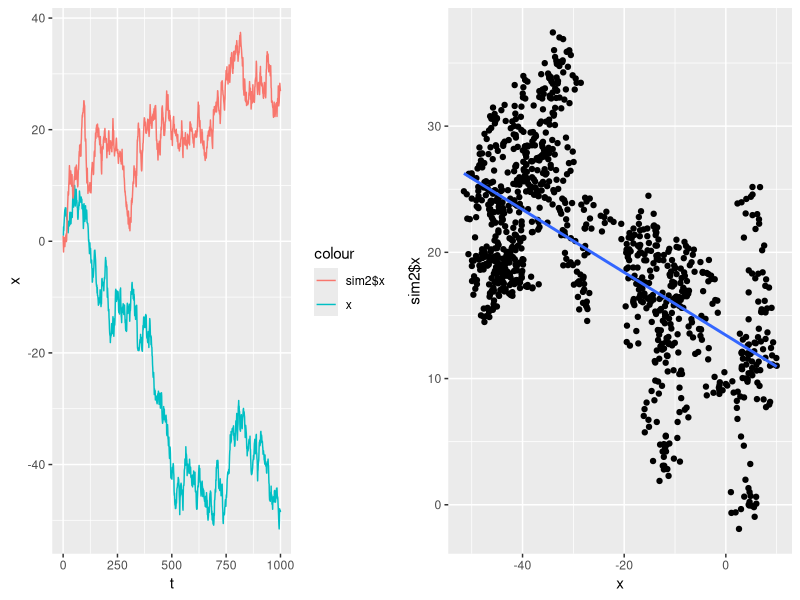
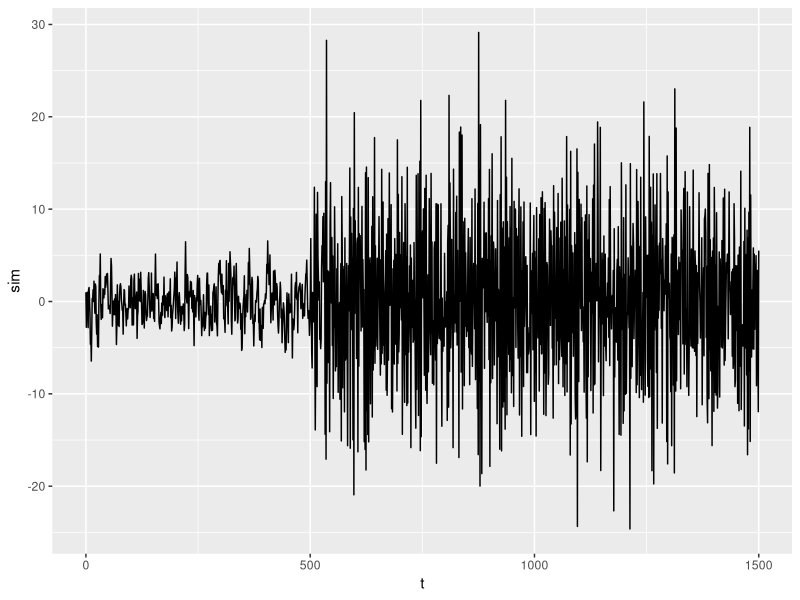

Write R code to recreate these figures, in order.
library(tidyverse)
library(gridExtra)

################
## Exercise 1 ##
################

rm(list = ls())
n <- 1000
x <- c()
x[1] <- 1
e <- rnorm(n, mean = 0, sd = 1)
for(i in 2:n){
  x[i] <- x[i-1] +e[i]
}
sim1<-tibble(t=seq(0,n, length=n), x)
x <- c()
x[1] <- 1
e <- rnorm(n, mean = 0, sd = 1)
for(i in 2:n){
  x[i] <- x[i-1] +e[i]
}
sim2<-tibble(t=seq(0,n, length=n), x)
data<-sim1%>%mutate(sim2$x)
p1<-ggplot(data, aes(t))+geom_line(aes(y=x, colour = "x")) + geom_line(aes(y=sim2$x, colour= "sim2$x"))
p2<-ggplot(data, aes(x,sim2$x)) + geom_point() + geom_smooth(method = "lm", se = F)
grid.arrange(p1, p2, ncol=2)


################
## Exercise 2 ##
################
rm(list = ls())
var_1 <- 2
var_2 <- 7
slope_1 <- 0.5
slope_2 <- -0.5
n_1 <- 500
n_2 <- 1500
sim <- c()
sim[1] <- 1
for(i in 2:n_1){
  sim[i] <- slope_1*sim[i-1] + rnorm(1,0,var_1)
}
sim[n_1+1] <- 1
for(i in (n_1+2):n_2){
  sim[i] <- slope_2*sim[i-1] + rnorm(1,0,var_2)
}
simulation <- tibble(t=seq(0,n_2, length=n_2), sim)
ggplot(simulation, aes(t, sim))+ geom_line()






